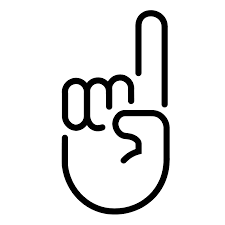
#> input picture docs/hand-point.png, 225 x 225 px
$ python clean_hands.py
#> lines starting #> are read from the running program, lines starting #| are printed output that depends on the picture; after the words box and inside, x2 and y2 are one past the last pixel; in counts of white or black regions, pixels touching at a corner belong together

import cv2
import numpy as np
import os

def clean_image(path):
#> called with path = 'hand-point.png'
    print(f"Processing {path}...")
    # Load image (assuming it might be RGBA or RGB)
    # The user images are likely screenshots -> RGB or RGBA with white/dark bg.
    img = cv2.imread(path, cv2.IMREAD_UNCHANGED)
#> img is the input picture: shape (225, 225, 4); mean B, G, R, A 232, 232, 232, 255

    if img is None:
        print("Failed to load.")
        return

    # Handle Alpha channel if exists
    if img.shape[2] == 4:
        # If transparent, extract alpha
        alpha = img[:, :, 3]
#> alpha: shape (225, 225); every value is 255
        # Make base BGR
        base = img[:, :, :3]
        # If alpha is 0, it's background.
    else:
        base = img

    # Convert to grayscale
    gray = cv2.cvtColor(base, cv2.COLOR_BGR2GRAY)

    # Threshold. Assuming Black Lines on White/Light BG.
    # Invert so lines are White (255) and BG is Black (0) for contour detection
    _, thresh = cv2.threshold(gray, 200, 255, cv2.THRESH_BINARY_INV)
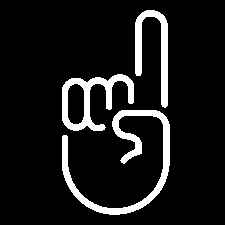
#> thresh: shape (225, 225); 9.7% white; 3 white regions

    # Find contours
    contours, _ = cv2.findContours(thresh, cv2.RETR_EXTERNAL, cv2.CHAIN_APPROX_SIMPLE)
#> contours = 3 contours; box (x1, y1, x2, y2) and area: (62, 110, 170, 215) 1930, (62, 74, 134, 131) 1870, (135, 10, 168, 108) 1014

    if not contours:
        print("No contours found.")
        return

    # Assuming the BOX is the largest outer contour, OR the hand is inside.
    # Let's sort by area.
    contours = sorted(contours, key=cv2.contourArea, reverse=True)

    # The largest contour is likely the Box frame if it exists.
    # The hand should be inside or the second largest?
    # Actually, if the box is connected (solid square), it's one contour.
    # If the hand is "inside" the box but not touching it, it's a child contour?
    # But RETR_EXTERNAL only retrieves outer ones.
    # If the hand is inside the box, RETR_EXTERNAL only sees the box!

    # Let's try RETR_TREE
    contours_tree, hierarchy = cv2.findContours(thresh, cv2.RETR_TREE, cv2.CHAIN_APPROX_SIMPLE)
#> contours_tree = 4 contours; box (x1, y1, x2, y2) and area: (62, 110, 170, 215) 1930, (62, 74, 134, 131) 1870, (135, 10, 168, 108) 1014, (67, 83, 85, 125) 624

    # If we have a box connected to nothing, it is a contour.
    # If we have a hand inside, it is a separate contour (if not touching).

    # Strategy:
    # 1. Create a mask of Everything.
    # 2. Identify the "Border" contour. It usually touches the edges or has a very large bounding box.
    # 3. Remove that contour.

    mask = np.zeros_like(gray)

    # Let's look at the top contours by area
    # Usually the Hand is large, the Box is larger.

    found_box = False

    # New approach:
    # Just grab the Center content?
    # Or, identify the Box by shape (approxPolyDP -> 4 corners).

    keep_contours = []

    for cnt in contours_tree:
        area = cv2.contourArea(cnt)
        if area < 100: continue # noise

        x,y,w,h = cv2.boundingRect(cnt)
        aspect_ratio = float(w)/h
        extent = float(area)/(w*h)

        # A box frame is usually a thin loop.
        # A solid box?
        # The user image looked like a specific outline.

        # Let's assume the Hand is the "Compact" object in the center.
        # The Box is the "Large" object surrounding it.

        # Simple heuristic:
        # If a contour bounding rect touches the image edges (or is very close), it's likely the frame.
        h_img, w_img = img.shape[:2]
        margin = 5
        touches_edge = (x <= margin) or (y <= margin) or (x+w >= w_img-margin) or (y+h >= h_img-margin)

        # If it touches edge, ignore it (mask it out).
        # But wait, touching edge of *screenshot*?

        # Let's just Mask the Center? No.

        # Let's try to remove the LARGEST contour if it looks like a box.
        # But RETR_TREE returns the hole inside the box as a contour too?

        pass
#> this loop made 4 passes
#> (area, x, y, w, h, aspect_ratio, extent) on passes 1 to 4: (1930, 62, 110, 108, 105, 1.03, 0.17), (1870, 62, 74, 72, 57, 1.26, 0.456), (624.5, 67, 83, 18, 42, 0.429, 0.826), (1013.5, 135, 10, 33, 98, 0.337, 0.313)

    # Alternative:
    # Use Connected Components with Stats.
    num_labels, labels, stats, centroids = cv2.connectedComponentsWithStats(thresh, connectivity=8)
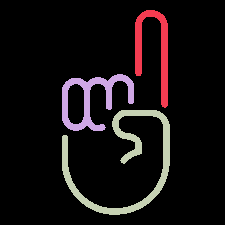
#> labels: shape (225, 225) int32; 4 distinct labels, from 0 to 3; one colour per label, 0 black
#> num_labels = 4; stats = [[0, 0, 225, 225, 45732], [135, 10, 33, 98, 1185], [62, 74, 72, 57, 1455], [62, 110, 108, 105, 2253]]; centroids = [[110.9, 111.6], [153.4, 50.12], [92.46, 98.9], [124.3, 161.4]]

    # Label 0 is background.
    # Iterate labels.
    # Find label with bounding box closest to image size = Frame?
    # Find label with bounding box centered but smaller = Hand?

    # We want to KEEP the Hand.
    # Hand is likely the Centermost object with significant area.

    img_center = np.array([img.shape[1]/2, img.shape[0]/2])
#> img_center = [112.5, 112.5]

    best_label = -1
    min_dist = float('inf')

    # Create final mask
    final_output = np.zeros((img.shape[0], img.shape[1], 4), dtype=np.uint8)

    # We need to reconstruct the white lines.
    # Original image has Black lines on White BG.
    # thresh has White lines (255) on Black BG (0).

    # We want valid pixels to be White (255,255,255) with Alpha 255.
    # Anomalous pixels (BG) to be Alpha 0.

    # Collecting valid labels
    valid_mask = np.zeros_like(gray)

    for i in range(1, num_labels):
        x, y, w, h, area = stats[i]

        # If area is too small, skip
        if area < 50: continue

        # Logic to detect Box:
        # If aspect ratio is ~1.0 AND area is large?
        # If it contains the center?

        # Let's assume the HAND is the object closest to the center that isn't the giant frame.
        # Check centroid distance to center
        cx, cy = centroids[i]
        dist = np.linalg.norm(np.array([cx, cy]) - img_center)

        # If area is very large > 90% of image, it's probably noise or frame?
        # Or if it's a hollow frame, area of pixels itself might be small (just the line).
        # Bounding box coverage is a better metric.
        bbox_area = w * h
        img_area = img.shape[0] * img.shape[1]
        coverage = bbox_area / img_area

        print(f"Label {i}: Area={area}, BBoxCover={coverage:.2f}, Dist={dist:.1f}")

        # If coverage > 0.8, it's likely the Frame (if the hand is inside).
        # But the hand is inside...

        # Wait, if `connectedComponents` runs on the inverted lines:
        # The Frame is one component (the square line).
        # The Hand is another component (the hand lines).
        # They should be DISCONNECTED if the hand is floating in the box.

        # If they are disconnected:
        # The Frame will have a Bounding Box that covers almost the whole image?
        # The Hand will have a smaller Bounding Box inside.

        if coverage > 0.5:
            # Likely the Box Frame
            print("Ignoring likely Frame.")
            continue

        # If we got here, it's likely a Hand part.
        # Add to mask.
        valid_mask[labels == i] = 255
#> this loop made 3 passes
#> (x, y, w, h, area, cx, cy, dist) on passes 1 to 3: (135, 10, 33, 98, 1185, 153.4, 50.12, 74.59), (62, 74, 72, 57, 1455, 92.46, 98.9, 24.22), (62, 110, 108, 105, 2253, 124.3, 161.4, 50.27)
#| Label 1: Area=1185, BBoxCover=0.06, Dist=74.6
#| Label 2: Area=1455, BBoxCover=0.08, Dist=24.2
#| Label 3: Area=2253, BBoxCover=0.22, Dist=50.3

    # Now valid_mask contains just the hand (hopefully).

    # Dilate slightly to close gaps? No, keep sharp.

    # Create RGBA
    # Set RGB to White (since we want white lines)
    # Set Alpha to valid_mask

    res = np.zeros((img.shape[0], img.shape[1], 4), dtype=np.uint8)
    res[:, :, 0] = 255
    res[:, :, 1] = 255
    res[:, :, 2] = 255
    res[:, :, 3] = valid_mask

    # Save
    out_path = path.replace('.png', '_clean.png')
    cv2.imwrite(out_path, res)
    print(f"Saved to {out_path}")

# Run
clean_image('hand-point.png')
clean_image('hand-pinch.png')
#> call 2 of clean_image, with path = 'hand-pinch.png'
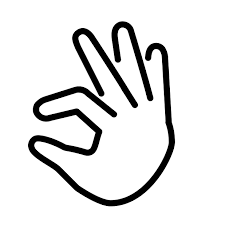
#> input picture docs/hand-pinch.png, 225 x 225 px
#> in clean_image, img is the input picture: shape (225, 225, 4); mean B, G, R, A 228.2, 228.2, 228.2, 255
#> in clean_image (call 2), `_, thresh = cv2.threshold(gray, 200, 255, cv2.THRESH_BINARY_INV)`:
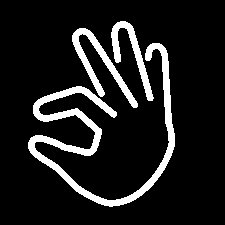
#> thresh: shape (225, 225); 11.4% white; 3 white regions
#> in clean_image (call 2), `contours, _ = cv2.findContours(thresh, cv2.RETR_EXTERNAL, cv2.CHAIN_AP..`: contours = 3 contours; box (x1, y1, x2, y2) and area: (28, 43, 175, 207) 3276, (72, 28, 138, 108) 960, (111, 21, 154, 101) 714
#> in clean_image (call 2), `contours_tree, hierarchy = cv2.findContours(thresh, cv2.RETR_TREE, cv2..`: contours_tree has the same summary as contours
#> the loop in clean_image (call 2), `for cnt in contours_tree:` made 3 passes
#> (area, x, y, w, h, aspect_ratio, extent) on passes 1 to 3: (3276.5, 28, 43, 147, 164, 0.896, 0.136), (960.5, 72, 28, 66, 80, 0.825, 0.182), (714.5, 111, 21, 43, 80, 0.537, 0.208)
#> in clean_image (call 2), `num_labels, labels, stats, centroids = cv2.connectedComponentsWithStat..`:
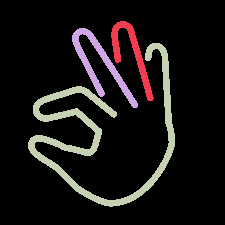
#> labels: shape (225, 225) int32; 4 distinct labels, from 0 to 3; one colour per label, 0 black
#> in clean_image (call 2), `num_labels, labels, stats, centroids = cv2.connectedComponentsWithStat..`: stats = [[0, 0, 225, 225, 44878], [111, 21, 43, 80, 840], [72, 28, 66, 80, 1112], [28, 43, 147, 164, 3795]]; centroids = [[112.8, 112.6], [131.1, 53.47], [99.7, 64.62], [101.9, 132.1]]
#> the loop in clean_image (call 2), `for i in range(1, num_labels):` made 3 passes
#> (x, y, w, h, area, cx, cy, dist) on passes 1 to 3: (111, 21, 43, 80, 840, 131.1, 53.47, 61.91), (72, 28, 66, 80, 1112, 99.7, 64.62, 49.56), (28, 43, 147, 164, 3795, 101.9, 132.1, 22.3)
#| Label 1: Area=840, BBoxCover=0.07, Dist=61.9
#| Label 2: Area=1112, BBoxCover=0.10, Dist=49.6
#| Label 3: Area=3795, BBoxCover=0.48, Dist=22.3
